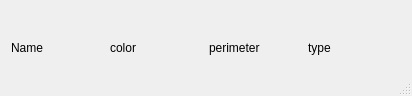
<?xml version="1.0" encoding="UTF-8"?>
<ui version="4.0">
 <class>sort</class>
 <widget class="QDialog" name="sort">
  <property name="geometry">
   <rect>
    <x>0</x>
    <y>0</y>
    <width>412</width>
    <height>96</height>
   </rect>
  </property>
  <property name="sizePolicy">
   <sizepolicy hsizetype="MinimumExpanding" vsizetype="MinimumExpanding">
    <horstretch>0</horstretch>
    <verstretch>0</verstretch>
   </sizepolicy>
  </property>
  <property name="windowTitle">
   <string>Dialog</string>
  </property>
  <property name="sizeGripEnabled">
   <bool>true</bool>
  </property>
  <layout class="QGridLayout" name="gridLayout">
   <item row="0" column="0">
    <widget class="QLabel" name="label">
     <property name="text">
      <string>Name</string>
     </property>
    </widget>
   </item>
   <item row="0" column="1">
    <widget class="QLabel" name="label_3">
     <property name="text">
      <string>color</string>
     </property>
    </widget>
   </item>
   <item row="0" column="2">
    <widget class="QLabel" name="label_2">
     <property name="text">
      <string>perimeter</string>
     </property>
    </widget>
   </item>
   <item row="0" column="3">
    <widget class="QLabel" name="label_4">
     <property name="text">
      <string>type</string>
     </property>
    </widget>
   </item>
  </layout>
 </widget>
 <resources/>
 <connections/>
</ui>
